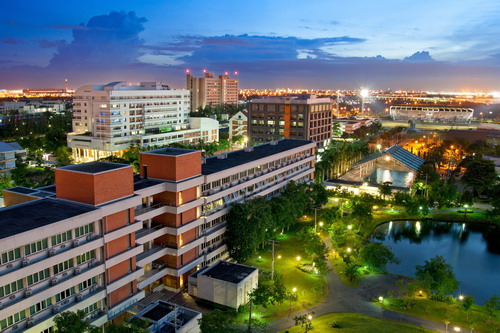
#> input picture Lab1/kmitl.jpg, 500 x 333 px, found by its file name
$ python lab1-1_3.py
#> lines starting #> are read from the running program, lines starting #| are printed output that depends on the picture
import cv2
import numpy as np
import math
import matplotlib.image as mpimg

#matplotlib notbook
from matplotlib import pyplot as plt
from mpl_toolkits.mplot3d import Axes3D
############################################
fig = plt.figure(figsize=(10, 5))
rows = 1
columns = 2


image = cv2.imread("lab1/kmitl.jpg")
#> image is the input picture: shape (333, 500, 3); mean B, G, R 102.1, 104.3, 95.2
gray_image = cv2.cvtColor(image, cv2.COLOR_RGB2GRAY)
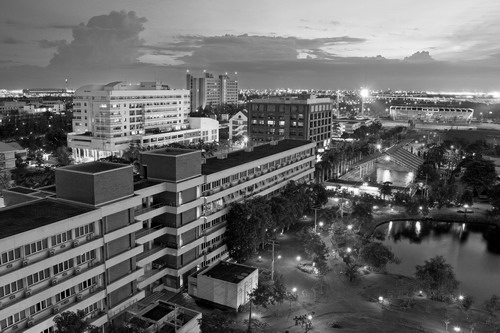
#> gray_image: shape (333, 500); min 0, max 255, mean 102.6
reduced_bit_depth = 4

if(reduced_bit_depth>=0):
    quantization_levels = 2 ** reduced_bit_depth
    scaling_factor = 255 / (quantization_levels - 1)

    # Perform quantization on each color channel separately
    quantized_image = np.round(gray_image / scaling_factor) * scaling_factor

    fig.add_subplot(rows, columns, 1)
    plt.imshow(gray_image, cmap='gray')
    plt.axis('on')
    plt.title("Defual image")

    fig.add_subplot(rows, columns, 2)
    plt.imshow(quantized_image, cmap='gray')
    plt.axis('on')
    plt.title(f"Quantized 8 -> {reduced_bit_depth} Bit")


plt.show()
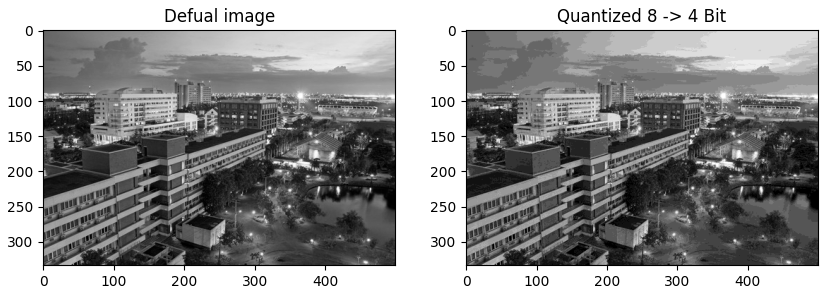
#> figure drawn by matplotlib, 2 panels

$ run again, with Lab1/chainat.jpg copied over Lab1/kmitl.jpg
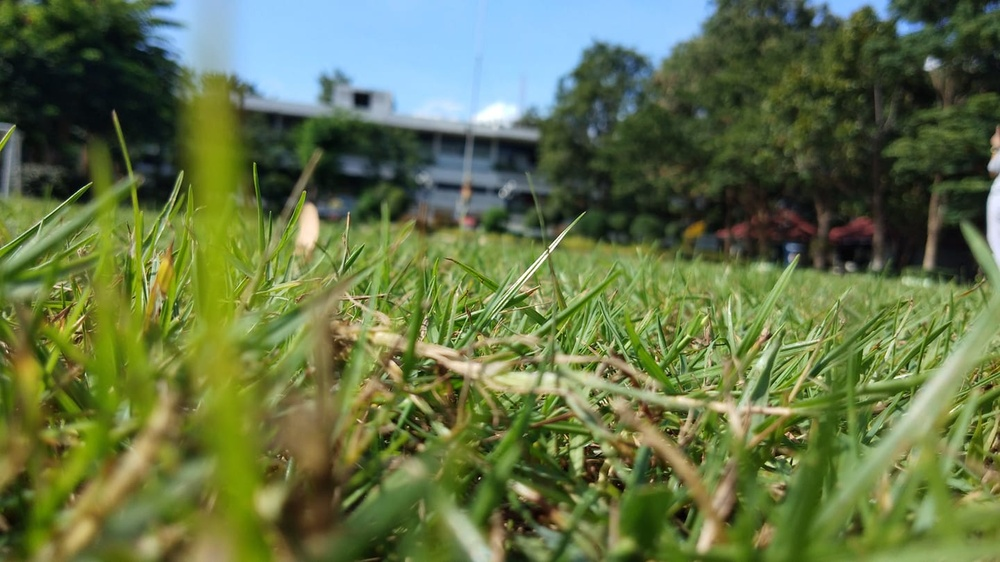
#> input picture Lab1/chainat.jpg, 1000 x 562 px, shrunk from 1440 x 810 before the run, found by its file name
#> image is the input picture: shape (562, 1000, 3); mean B, G, R 71.6, 114.6, 99.2
#> `gray_image = cv2.cvtColor(image, cv2.COLOR_RGB2GRAY)`:
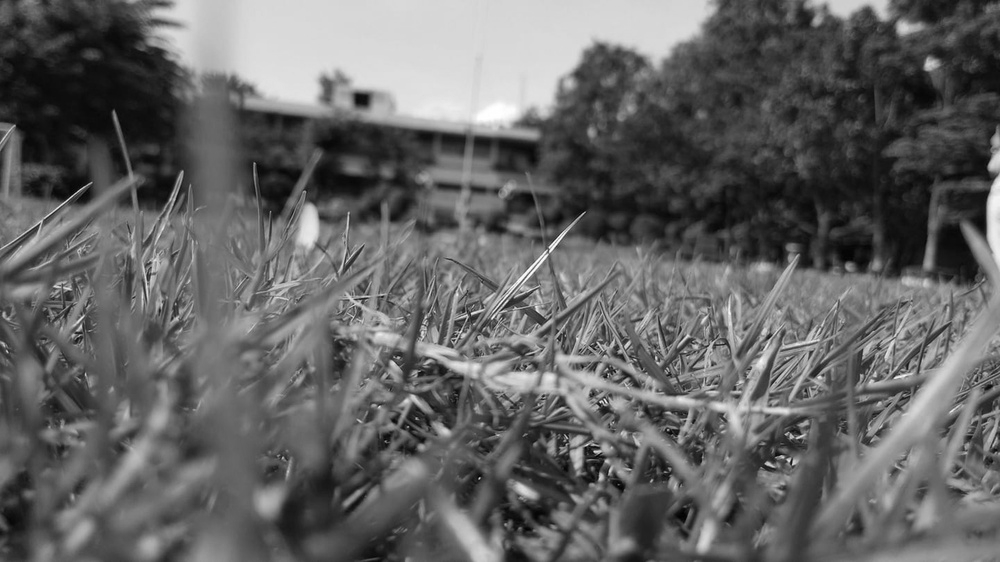
#> gray_image: shape (562, 1000); min 1, max 255, mean 100
#> `plt.show()`:
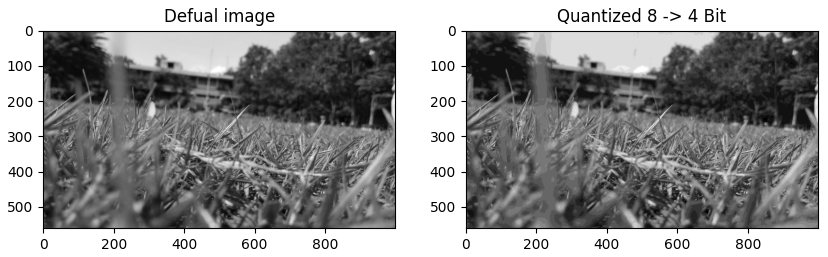
#> figure drawn by matplotlib, 2 panels
